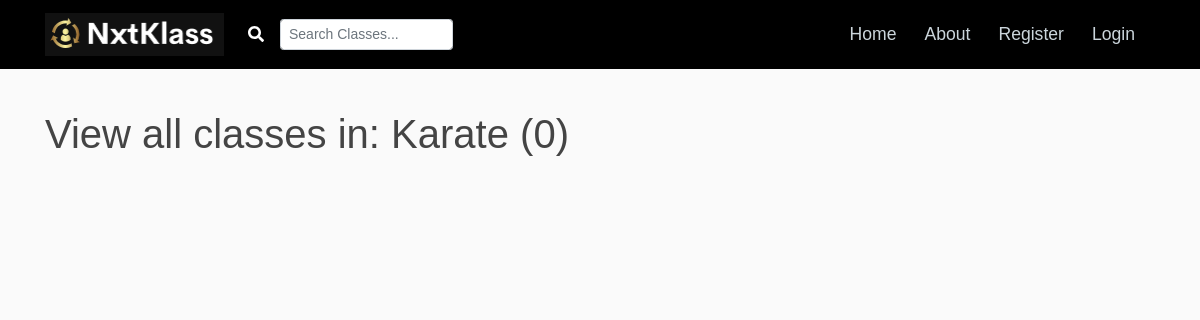
The page /blog/category/Karate on the database as committed earlier.
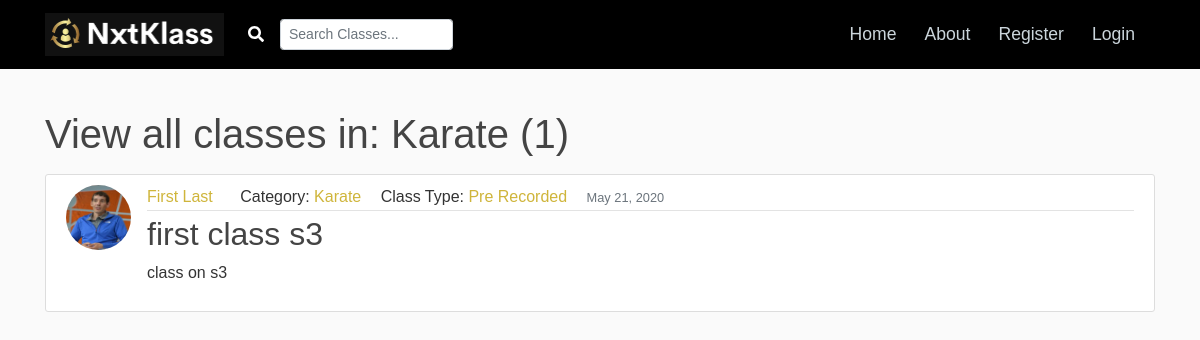
The same page on the database as committed later.
### blog/models.py (models this page shows, shortened)
class ClassRoot(models.Model):
    title = models.CharField(max_length=100)
    content = models.TextField()
    date_posted = models.DateTimeField(default=timezone.now)
    author = models.ForeignKey(User, on_delete=models.CASCADE)
    author_profile = models.ForeignKey(Profile, null=True, default=None, on_delete=models.SET_DEFAULT)
    category = models.ForeignKey(Category, null=True, default=None, on_delete=models.SET_DEFAULT)
    is_purchase = models.BooleanField(default=False)
    is_one_on_one = models.BooleanField(default=False)
    is_stream = models.BooleanField(default=False)
    is_video = models.BooleanField(default=False)

class Category(models.Model):
    name = models.TextField()
    def __str__(self):
        return self.name

### users/models.py (models this page shows, shortened)
class Profile(models.Model):
    user = models.OneToOneField(User, on_delete=models.CASCADE)
    full_name = models.CharField(max_length=40, default='First Last')
    instagram_handle = models.TextField(default='')
    youtube_channel = models.TextField(default='')
    image = models.ImageField(default='profile_pics/default_logo.PNG', upload_to=user_directory_path)
    short_description = models.CharField(max_length=100, default='Add a short description of yourself')
    description = models.TextField(default='Add a description of your Skills and what you can offer as classes')
    youtube_profile_link = models.TextField(default='')
    youtube_short_link = models.TextField(default='')

### blog/views.py (the view)
# urls.py: path('category/<str:category>', CategoryPostListView.as_view(), name='post-category'),
class CategoryPostListView(ListView):
    model = ClassRoot
    template_name = 'blog/category_posts.html'
    context_object_name = 'classes'
    paginate_by = 5
    def get_queryset(self):
        category = get_object_or_404(Category, name=self.kwargs.get('category'))
        return ClassRoot.objects.filter(category=category).order_by('-date_posted')

### blog/templates/blog/category_posts.html (shortened to what this page needs)
{% extends "blog/base.html" %}
{% block content%}
    <h1 class="mb-3">View all classes in: {{ view.kwargs.category }} ({{ page_obj.paginator.count}})</h1>
    {% for class in classes %}
        <article class="media content-section">
          <img class="rounded-circle article-img" src="{{ class.author.profile.image.url }}">
          <div class="media-body">
            <div class="article-metadata">
              <a class="mr-2 userlink" href="{% url 'user-posts' class.author.username %}">{{ class.author_profile.full_name }}</a>
              <a class="spacing">Category: </a>
                <a class="post-category" href="{% url 'post-category' class.category %}">{{ class.category }}</a>
              <a class="spacing">Class Type: </a>
                {% if class.is_one_on_one %}
                  <a class="post-category" href="{% url 'class-type' one_on_one %}">One on One</a>
                {% elif class.is_stream %}
                  <a class="post-category" href="{% url 'class-type' stream %}">Stream</a>
                {% elif class.is_video %}
                  <a class="post-category" href="{% url 'class-type' video %}">Pre Recorded</a>
                {% endif %}
              <div class="spacing">
                <small class="text-muted">{{ class.date_posted|date:"F d, Y" }}</small>
              </div>
            </div>
            <h2><a class="article-title" href="{% url 'post-detail' class.id %}">{{ class.title }}</a></h2>
            <p class="article-content">{{ class.content|truncatechars:30 }}</p>
          </div>
        </article>
    {% endfor %}
{% endblock content %}

Rows that differ between the two databases and show on the page:
added ClassRoot: author.profile.image (picture), author_profile.full_name "First Last", category "Karate", is_one_on_one "Pre Recorded", date_posted "May 21, 2020", title "first class s3", content "class on s3"
Other text that changed with them:
{{ page_obj.paginator.count }}: "0" → "1"
